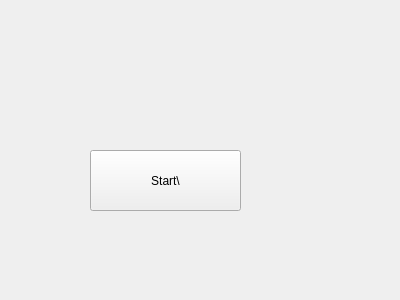
<?xml version="1.0" encoding="UTF-8"?>
<ui version="4.0">
 <class>startwindow</class>
 <widget class="QWidget" name="startwindow">
  <property name="geometry">
   <rect>
    <x>0</x>
    <y>0</y>
    <width>400</width>
    <height>300</height>
   </rect>
  </property>
  <property name="windowTitle">
   <string>Form</string>
  </property>
  <widget class="QPushButton" name="pushButton">
   <property name="geometry">
    <rect>
     <x>90</x>
     <y>150</y>
     <width>151</width>
     <height>61</height>
    </rect>
   </property>
   <property name="text">
    <string>Start\</string>
   </property>
  </widget>
 </widget>
 <resources/>
 <connections/>
</ui>
